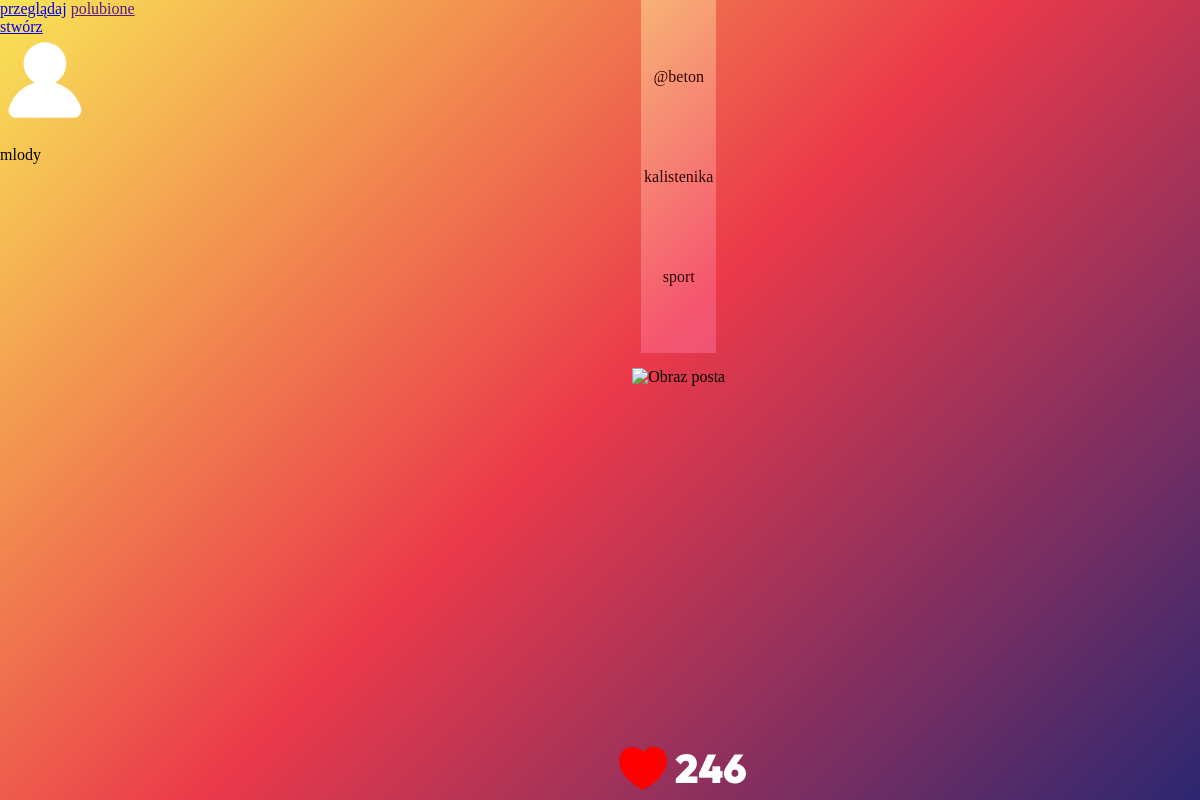
Screenshot of /stare/post.php?id=8 (signed in) with the database file from the repository.
### tables this page shows
CREATE TABLE `posty` (
  `id` int(11) NOT NULL,
  `tytul` text DEFAULT NULL,
  `zdjecie` mediumblob DEFAULT NULL,
  `liczbaLike` int(11) DEFAULT 0,
  `id_autor` int(11) DEFAULT NULL,
  `id_tag` int(11) DEFAULT NULL
);

CREATE TABLE `users` (
  `id` int(11) NOT NULL,
  `nazwa` text NOT NULL,
  `haslo` text NOT NULL,
  `email` text NOT NULL
);

CREATE TABLE `tagi` (
  `id` int(11) NOT NULL,
  `nazwa` text NOT NULL
);

### stare/post.php (the view, shortened to what this page needs)
<?php
$user_id = isset($_SESSION['user_id']) ? $_SESSION['user_id'] : "XD";
$user_name = isset($_SESSION['user_name']) ? $_SESSION['user_name'] : "USERNAME";
$id = isset($_GET['id']) ? $_GET['id'] : 0;
$servername = "localhost";
$username = "root";
$password = "";
$dbname = "projekt";
$conn = new mysqli($servername, $username, $password, $dbname);
$isLikedSql="SELECT * from polubienia where id_post=$id and id_user=$user_id;";
$isLikedResult = $conn->query($isLikedSql);
$isLiked=$isLikedResult->num_rows > 0;
$conn = new mysqli($servername, $username, $password, $dbname);
$sql = "SELECT tytul, zdjecie, liczbaLike, users.nazwa as nazwa, tagi.nazwa as tag
        FROM posty
        JOIN users ON users.id = posty.id_autor
        JOIN tagi ON tagi.id = posty.id_tag
        WHERE posty.id = ?";
$stmt = $conn->prepare($sql);
$stmt->bind_param("i", $id);
$stmt->execute();
$result = $stmt->get_result();
$row = $result->fetch_assoc();
$imageUrl = "image.php?id=" . $id;
?>
<!DOCTYPE html>
<html lang="pl">
<head>
    <link rel="stylesheet" href="./style/post.css">
</head>
<body>
<nav>
        <section class="navButtons">
            <a class="navButton" href="./index.php">przeglądaj</a>
            <a class="navButton" href="">polubione</a>
            <a class="navButton" href="./addPost.html">stwórz</a>
        </section>
        <section class="loginContainer" onclick="redirectToLogin()">
            <img id="login" src="login.svg">
            <?php if ($user_name): ?>
                <p class="loginText"><?php echo htmlspecialchars($user_name); ?></p>
            <?php else: ?>
                <p class="loginText">LOGIN</p>
            <?php endif; ?>
        </section>
    </nav>
<main>
    <section class="nameContainer">
        <p>@<?php echo htmlspecialchars($row['nazwa']); ?></p>
        <p><?php echo htmlspecialchars($row['tytul']); ?></p>
        <p><?php echo htmlspecialchars($row['tag']); ?></p>
    </section>
    <img class='mainImg' src='<?php echo $imageUrl; ?>' alt='Obraz posta'>
    <section class="likeContainer">
        <a href="post.php?id=<?php echo $id."&like=".($isLiked?2:1); ?>">
            <?php if ($isLiked): ?>
                <img class="heart" src="serce2.png" alt="Like">
            <?php else: ?>
                <img class="heart" src="serce.png" alt="Like">
            <?php endif; ?>
        </a>
        <p class='likesCount'><?php echo $row['liczbaLike']; ?></p>
    </section>
</main>
</body>
</html>

### style/post.css (style rules this page uses)
html { width: 100%; height: 100vh; }
body { display: flex; flex-direction: row; margin:0px; width: 100%; height: 100%; background: linear-gradient(135deg, rgba(249,228,86,1) 0%, rgba(235,57,74,1) 50%, rgba(44,39,113,1) 100%); }
main { display: flex; flex-direction: column; justify-content: center; align-items: center; width: 100%; row-gap: 15px; }
.mainImg { height: 100%; }
.nameContainer { position: relative; display: flex; flex-direction: column; align-items: center; justify-content: center; width: 75px; gap: 50px; height: 100%; }
.nameContainer::before { content: ""; position: absolute; width: 100%; height: 100%; background-color: rgba(255, 255, 255,0.5); mix-blend-mode: overlay; z-index: 1; }
.likeContainer { display: flex; flex-direction: row; height: 64px; }
.heart { width: 64px; aspect-ratio: 1/1; }
.likesCount { margin: 0px; color:white; font-family: outfit; font-weight: 900; font-size: 40px; line-height:64px; }

### rows the page displays
posty: users.nazwa "beton", tytul "kalistenika", id_tag.nazwa "sport", liczbaLike "246"

### other values shown
$user_name "mlody"
